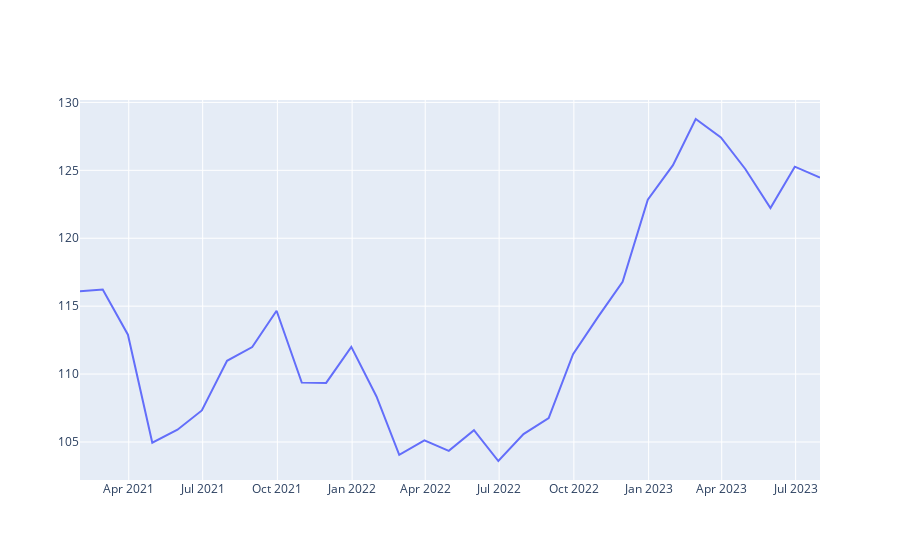

The cell this chart's notebook holds for it:
### Code cell
fig = go.Figure()
fig.add_trace(go.Scatter(name='ConfiancaConsumidor', x=confianca_consumidor.index, y=confianca_consumidor.Value))
fig.show()
